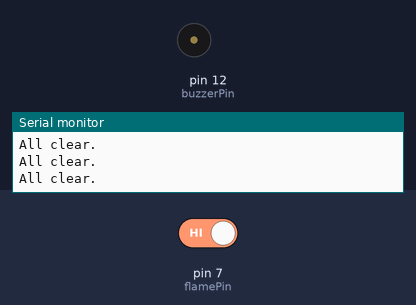
Bench run of a sketch on a simulated Arduino Uno, built with avr-gcc and run on an emulated ATmega328P. Shown: buzzer (waves = sounding), the last lines printed to the serial monitor. The inputs (shaded band) are chosen by the test bench; at power-on: pin 7 (flamePin) HIGH.

Above: at 1.8 s.
1.9 s: pin 7 (flamePin) driven LOW
At 3.2 s:
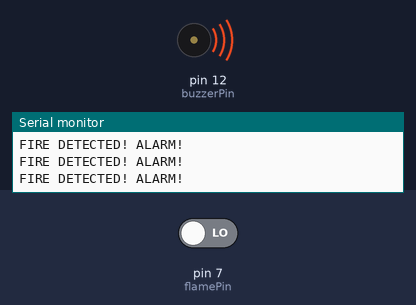
3.5 s: pin 7 (flamePin) driven HIGH
Timing chart, 0 to 6.5 s (numbered marks = the images above; inputs shaded):
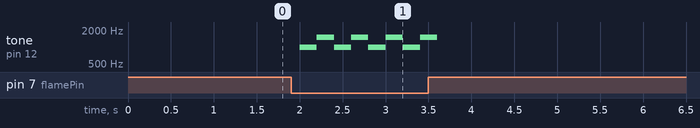

Measured:
- after the input at 1.9 s, tone on pin 12 (buzzerPin): alternates 1500 Hz for 0.20 s and 1000 Hz for 0.20 s, starting after 0.10 s

The sketch:

09_flame_sensor.ino
```cpp
/*
  Project 09: Flame Sensor Fire Alarm
  Description: Sounds a buzzer when an infrared flame is detected.
  Author: Arduino-Beginner-Master-Hub
*/

int flamePin = 7; // Connect D0 of Flame Sensor to Pin 7
int buzzerPin = 12; // Connect Buzzer to Pin 12
int flameDetected = 0;

void setup() {
  pinMode(flamePin, INPUT);
  pinMode(buzzerPin, OUTPUT);
  Serial.begin(9600);
}

void loop() {
  flameDetected = digitalRead(flamePin);

  // NOTE: Many flame sensors pull LOW when they detect fire.
  // If your alarm rings when there is NO fire, change LOW to HIGH below!
  if (flameDetected == LOW) {
    Serial.println("FIRE DETECTED! ALARM!");

    // Siren Sound
    tone(buzzerPin, 1000);
    delay(200);
    tone(buzzerPin, 1500);
    delay(200);
  } else {
    Serial.println("All clear.");
    noTone(buzzerPin); // Silence the buzzer
    delay(500);
  }
}
```
